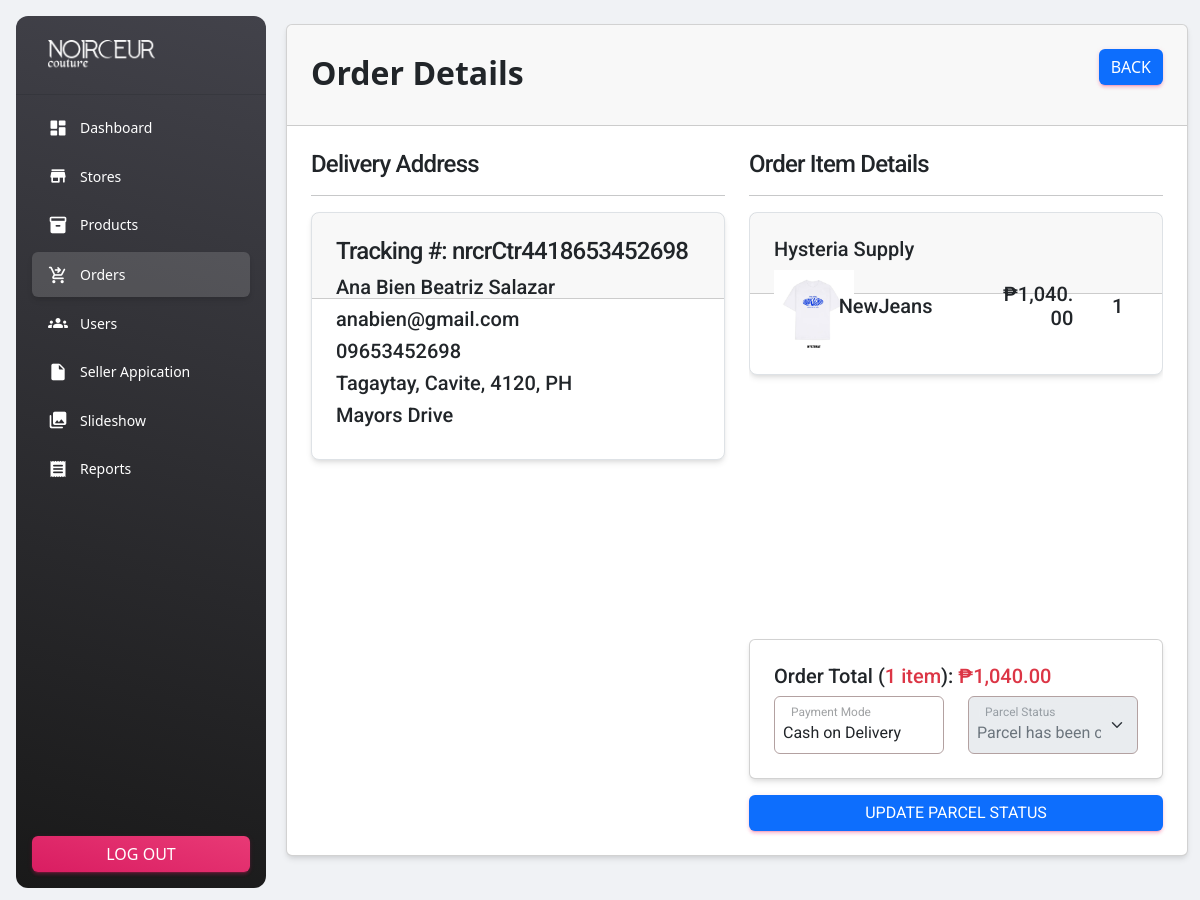
Screenshot of /admin/viewOrderDetails.php?trck=nrcrCtr4418653452698 (signed in) with the database file from the repository.
### tables this page shows
CREATE TABLE `orders` (
  `orders_id` int(11) NOT NULL,
  `orders_tracking_no` varchar(255) NOT NULL,
  `orders_user_ID` int(11) NOT NULL,
  `orders_full_name` varchar(254) NOT NULL,
  `orders_email` varchar(254) NOT NULL,
  `orders_phone` varchar(11) NOT NULL,
  `orders_address` mediumtext NOT NULL,
  `orders_state` varchar(254) NOT NULL,
  `orders_city` varchar(254) NOT NULL,
  `orders_country` varchar(254) NOT NULL,
  `orders_postal_code` varchar(254) NOT NULL,
  `orders_total_price` decimal(10,2) NOT NULL,
  `orders_payment_mode` varchar(254) NOT NULL,
  `orders_payment_id` varchar(30) NOT NULL,
  `orders_status` tinyint(4) NOT NULL DEFAULT 0,
  `orders_comments` varchar(300) DEFAULT NULL,
  `orders_createdAt` timestamp NOT NULL DEFAULT current_timestamp()
);

CREATE TABLE `categories` (
  `category_id` int(11) NOT NULL,
  `category_user_ID` int(11) NOT NULL,
  `category_name` varchar(254) NOT NULL,
  `category_slug` varchar(300) NOT NULL,
  `category_description` varchar(300) NOT NULL,
  `category_status` tinyint(1) NOT NULL DEFAULT 0,
  `category_image` varchar(300) NOT NULL,
  `category_meta_title` varchar(254) NOT NULL,
  `category_meta_description` mediumtext NOT NULL,
  `category_createdAt` timestamp NOT NULL DEFAULT current_timestamp()
);

CREATE TABLE `products` (
  `product_id` int(11) NOT NULL,
  `category_id` int(11) NOT NULL,
  `product_name` varchar(254) NOT NULL,
  `product_slug` varchar(300) NOT NULL,
  `product_small_description` mediumtext NOT NULL,
  `product_description` mediumtext NOT NULL,
  `product_original_price` decimal(10,2) NOT NULL,
  `product_discount` int(2) NOT NULL,
  `product_srp` decimal(10,2) NOT NULL,
  `product_image` varchar(300) NOT NULL,
  `product_qty` int(11) NOT NULL,
  `product_status` tinyint(4) NOT NULL,
  `product_popular` tinyint(4) NOT NULL,
  `product_meta_title` varchar(254) NOT NULL,
  `product_meta_keywords` mediumtext NOT NULL,
  `product_meta_description` mediumtext NOT NULL,
  `product_createdAt` timestamp NOT NULL DEFAULT current_timestamp()
);

CREATE TABLE `order_items` (
  `orderItems_id` int(11) NOT NULL,
  `orderItems_order_id` int(11) NOT NULL,
  `orderItems_product_id` int(11) NOT NULL,
  `orderItems_qty` int(11) NOT NULL,
  `orderItems_price` decimal(10,2) NOT NULL,
  `orderItems_createdAt` timestamp NOT NULL DEFAULT current_timestamp()
);

### models/myFunctions.php (called while the page is built, shortened)
<?php
include('dbcon.php');
function checkUserTrackingNumValid($trackingNo)
{
    global $con;
    $query = "SELECT * FROM orders WHERE orders_tracking_no='$trackingNo' ";
    return mysqli_query($con, $query);
}
function adminGetOrderedItemQty($tracking_number)
{
    global $con;
    $query = "SELECT oi.orderItems_order_id, SUM(oi.orderItems_qty) AS total_qty
    FROM order_items oi
    INNER JOIN orders o ON oi.orderItems_order_id = o.orders_id
    WHERE o.orders_tracking_no = '$tracking_number'
    GROUP BY oi.orderItems_order_id";
    $result = mysqli_query($con, $query);
    $row = mysqli_fetch_assoc($result);
    $cart_qty = $row['total_qty'];
    return $cart_qty;
}

### admin/viewOrderDetails.php (the view, shortened to what this page needs)
<?php
include('partials/header.php');
include('../middleware/adminMW.php');
if (isset($_GET['trck'])) {
    $tracking_no = $_GET['trck'];
    $orderData = checkUserTrackingNumValid($tracking_no);
?>
    <?php
}
$data = mysqli_fetch_array($orderData);
?>
<div class="container">
    <div class="row">
        <div class="col-md-12">
            <div class="card">
                <div class="card-header">
                    <span class="fs-2 fw-bold">Order Details</span>
                    <a href="orders.php" class="btn btn-primary float-end">Back</a>
                </div>
                <div class="card-body mb-n3">
                    <div class="row">
                        <div class="col-md-6">
                            <h4>Delivery Address</h4>
                            <hr>
                            <div class="card mb-3 border rounded-3">
                                <div class="card-header">
                                    <h4>Tracking #: <?= $data['orders_tracking_no']; ?></h4>
                                </div>
                                <div class="card-body mt-n5">
                                    <div class="row align-items-center">
                                        <div class="col-md-12">
                                            <h5><?= $data['orders_full_name']; ?></h5>
                                        </div>
                                        <div class="col-md-12">
                                            <h5><?= $data['orders_email']; ?></h5>
                                        </div>
                                        <div class="col-md-12">
                                            <h5><?= $data['orders_phone']; ?></h5>
                                        </div>
                                        <div class="col-md-12">
                                            <h5>
                                                <?= $data['orders_city']; ?>,
                                                <?= $data['orders_state']; ?>,
                                                <?= $data['orders_postal_code']; ?>,
                                                <?= $data['orders_country']; ?>
                                            </h5>
                                        </div>
                                        <div class="col-md-12">
                                            <h5><?= $data['orders_address']; ?></h5>
                                        </div>
                                    </div>
                                </div>
                            </div>
                        </div>
                        <div class="col-md-6">
                            <h4>Order Item Details</h4>
                            <hr>
                            <div class="scrollBarCO" style="height: 427px; overflow-y: scroll;">
                                <?php
                                $totalPrice = 0;
                                $itemQty = adminGetOrderedItemQty($tracking_no);
                                $order_query = "SELECT o.orders_id as oid, o.orders_tracking_no, o.orders_user_ID, oi.*, p.*, c.category_name
                                                FROM orders o
                                                INNER JOIN order_items oi ON oi.orderItems_order_id = o.orders_id
                                                INNER JOIN products p ON p.product_id = oi.orderItems_product_id
                                                INNER JOIN categories c ON c.category_id = p.category_id
                                                WHERE o.orders_tracking_no = '$tracking_no'";
                                $order_query_run = mysqli_query($con, $order_query);
                                if (mysqli_num_rows($order_query_run) > 0) {
                                    foreach ($order_query_run as $item) {
                                        $itemTotalPrice = $item['orderItems_price'] * $item['orderItems_qty'];
                                        $totalPrice += $itemTotalPrice;
                                        $categoryName = $item['category_name'];
                                ?>
                                        <div class="card mb-3 border rounded-3">
                                            <div class="card-header">
                                                <h5 class="card-title"><?= $categoryName ?></h5>
                                            </div>
                                            <div class="card-body mt-n5">
                                                <div class="row align-items-center">
                                                    <div class="col-md-2">
                                                        <center>
                                                            <img src="../assets/uploads/products/<?= $item['product_image'] ?>" alt="Product Image" width="80px">
                                                        </center>
                                                    </div>
                                                    <div class="col-md-5">
                                                        <h5><?= $item['product_name'] ?></h5>
                                                    </div>
                                                    <div class="col-md-3">
                                                        <h5 class="text-end">₱<?= number_format($item['orderItems_price'], 2) ?></h5>
                                                    </div>
                                                    <div class="col-md-2 text-center">
                                                        <h5><?= $item['orderItems_qty'] ?></h5>
                                                    </div>
                                                </div>
                                            </div>
                                        </div>
                                <?php
                                    }
                                } else {
                                    echo "<tr><td>No results found.</td></tr>";
                                }
                                ?>
                            </div>
                            <div class="card">
                                <div class="card-body">
                                    <h5>Order Total&nbsp;(<span class="text-danger"><?= $itemQty ?>&nbsp;item</span>): <span class="text-danger">₱<?= number_format($totalPrice, 2) ?></span></h5>
                                    <div class="row">
                                        <div class="col-md-6">
                                            <div class="form-floating">
                                                <input type="text" class="form-control ps-2" value="<?= $data['orders_payment_mode'] ?>" id="name_input" name="productnameInput" readonly placeholder="Name">
                                                <label for="name_input">Payment Mode</label>
                                            </div>
                                        </div>
                                        <div class="col-md-6">
                                            <form action="models/item-status-auth.php" method="post">
                                                <div class="form-floating">
                                                    <select name="orderStatus" class="form-select ps-2" id="orderStat">
                                                        <option value="3" <?= $data['orders_status'] == 3 ? "selected" : "" ?>>Parcel has been cancelled</option>
                                                    </select>
                                                    <label for="slug_input">Parcel Status</label>
                                                </div>
                                        </div>
                                    </div>
                                </div>
                            </div>
                            <button class="btn btn-primary mt-3 col-md-12" name="updateParcelStatusBtn" type="submit">Update Parcel Status</button>
                        </div>
                    </div>
                </div>
            </div>
        </div>
    </div>
</div>
<?php include('partials/footer.php'); ?>

### admin/partials/header.php (style rules this page uses)
.form-control { border: 1px solid #b3a1a1 !important; }
.form-select { border: 1px solid #b3a1a1 !important; }

### rows the page displays
orders: orders_tracking_no "nrcrCtr4418653452698", orders_full_name "Ana Bien Beatriz Salazar", orders_email "anabien@gmail.com", orders_phone "09653452698", orders_city "Tagaytay", orders_state "Cavite", orders_postal_code "4120", orders_country "PH", orders_address "Mayors Drive", categories.category_name "Hysteria Supply", products.product_image (picture), products.product_name "NewJeans", order_items.orderItems_price "1,040.00", order_items.orderItems_qty "1", productnameInput "Cash on Delivery", orderStatus "Parcel has been cancelled"

### other values shown
$itemQty "1"
$totalPrice "1,040.00"
